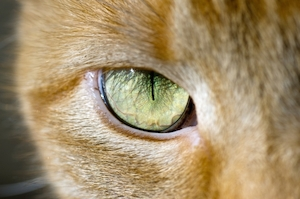
%> input picture data/data/demosaic/cat.jpg, 300 x 199 px
$ octave findLines.m   (GNU Octave 9; MATLAB toolbox functions it lacks are replaced by stand-ins)
%> lines starting %> are read from the running program, lines starting %| are printed output that depends on the picture; in (x1, y1, x2, y2) boxes, pixels count from 0 and x2, y2 are one past the last pixel; in counts of white or black regions, pixels touching at a corner belong together; the program's own positions count from 1
### code/code/randomlyShiftChannels.m
function [im, gtShift] = randomlyShiftChannels(im, maxShift)
%
% RANDOMLYSHIFTCHANNELS shifts the channels with respect to one another.
%
%   [IM, GTSHIFT] = RANDOMLYSHIFTCHANNELS(IM, MAXSHIFT) randomly shifts the
%   second and third channels of IM within the MAXSHIFT range.
%
% This code is part of:
%
%   CMPSCI 670: Computer Vision, Fall 2016
%   University of Massachusetts, Amherst
%   Instructor: Subhransu Maji
%
%   Homework 1: Color images

assert(size(im,3) == 3);

% Randomly sample displacements in I and J coordinates between -maxDisp:maxDisp
shiftI = randi([-maxShift(1) maxShift(1)], [1 2]);
shiftJ = randi([-maxShift(2) maxShift(2)], [1 2]);

% Replace the channels with the shifted versions
im(:,:,2) = circshift(im(:,:,2), [shiftI(1) shiftJ(1)]);
im(:,:,3) = circshift(im(:,:,3), [shiftI(2) shiftJ(2)]);

% Record the true shifts
gtShift = [shiftI'  shiftJ'];

### code/code/moveBlueAround.m
function [ min_im, shift ] = moveBlueAround( im, maxShift )
%UNTITLED2 Summary of this function goes here
%   Detailed explanation goes here

min=sum(sum((im(:,:,1)-im(:,:,2)).^2));
min_im=im;
shift=[0,0];
for i=-maxShift(1):maxShift(1)
    for j=-maxShift(2):maxShift(2)
        imNew(:,:,2)=circshift(im(:,:,2),[i,j]);
        imNew(:,:,1)=im(:,:,1);
        imNew(:,:,3)=im(:,:,3);
        L2=sum(sum((imNew(:,:,1)-imNew(:,:,2)).^2));
        if L2<min
            min=L2;
            min_im=imNew;
            shift=[i,j];
        end
    end
end


end

### code/code/findLines.m

clear all
dataDir = fullfile('C:','Users','Terry','Documents','2016 School Year','Computer Vision',...
    'p1_code.tar','data','data','demosaic');


thisImage = fullfile(dataDir,'cat.jpg');
im = imread(thisImage);
%> im is the input picture: size 199x300x3 uint8; mean R, G, B 163.4, 143, 107.6
im = im2double(im);
%> im: size 199x300x3 double
figure
image(im)
maxShift = [15 15];

% Randomly shift channels
[channels, gtShift]  = randomlyShiftChannels(im, maxShift);
%> in randomlyShiftChannels, `im(:,:,2) = circshift(im(:,:,2), [shiftI(1) shiftJ(1)]);`:
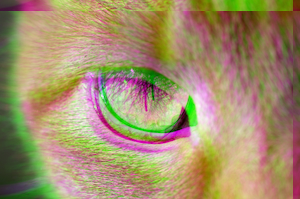
%> im: size 199x300x3 double; mean R, G, B 0.641, 0.561, 0.422; mean of the top-left, top-right, bottom-left and bottom-right quarters 0.564, 0.444, 0.56, 0.597
%> in randomlyShiftChannels, `im(:,:,3) = circshift(im(:,:,3), [shiftI(2) shiftJ(2)]);`:
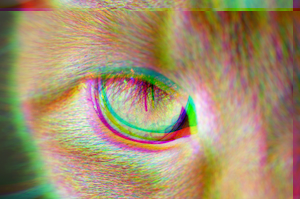
%> im: size 199x300x3 double; mean R, G, B 0.641, 0.561, 0.422; mean of the top-left, top-right, bottom-left and bottom-right quarters 0.562, 0.44, 0.562, 0.6
%> gtShift = [11 -7; 8 0]
figure
image(channels)

s=size(channels);
%> s = [199 300 3]

%finding edges by subtracting each R,G,B plate from itself shifted over one
%pixels whose right neighbor is about the same value become grey, while the
%others become R,G, or B
diff=channels(1:s(1)-1,:,:)-channels(2:s(1),:,:);
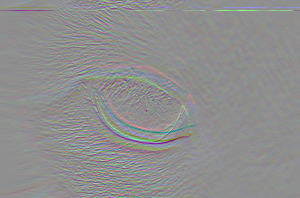
%> diff: size 198x300x3 double; mean R, G, B -0.000261, 2.96e-05, 2.22e-05; drawn with min black and max white
%normalize so we can see the image
mn=min(min(min(diff)));
%> mn = -0.702
mx=max(max(max(diff)));
%> mx = 0.549
diff=(diff-mn)/(mx-mn);


%most pixels in the image have the same value in each RGB plate so find the
%mode of each plate
R=diff(:,:,1);
G=diff(:,:,2);
B=diff(:,:,3);
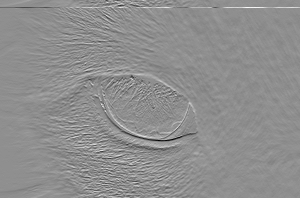
%> B: size 198x300 double; min 0, max 0.991, mean 0.561
md_R=mode(mode(R));
%> md_R = 0.561
md_G=mode(mode(G));
%> md_G = 0.561
md_B=mode(mode(B));
%> md_B = 0.561

%then if the pixel value is very close to the mode make it 0 while if it is
%far away make it 1
R=abs(R-md_R)>=10^-1;
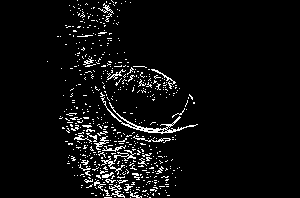
%> R: size 198x300 logical; 5.1% white in thin lines or dots, all inside (x1, y1, x2, y2) = (47, 0, 198, 198)
G=abs(G-md_G)>=10^-1;
%> G: size 198x300 logical; 5.8% white in thin lines or dots
B=abs(B-md_B)>=10^-1;
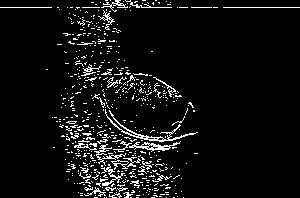
%> B: size 198x300 logical; 6.5% white in thin lines or dots

%create a new image with the intense edges
imag_new(:,:,1)=R;
imag_new(:,:,2)=B;
imag_new(:,:,3)=G;
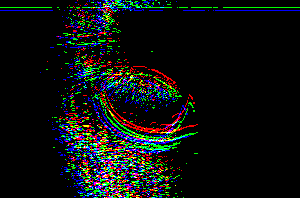
%> imag_new: size 198x300x3 logical; mean R, G, B 0.0513, 0.0646, 0.0582


% [6 lines of commented-out code are left out]
[min_im, shiftB]=moveBlueAround(imag_new);
%> in moveBlueAround, `min=sum(sum((im(:,:,1)-im(:,:,2)).^2));`: min = 5541
%> the run ends on the next line

$ run again, with data/data/demosaic/pencils.jpg copied over data/data/demosaic/cat.jpg
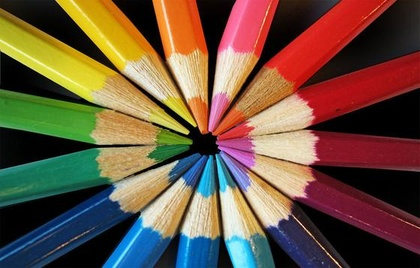
%> input picture data/data/demosaic/pencils.jpg, 420 x 268 px, shrunk from 560 x 357 before the run
%> im is the input picture: size 268x420x3 uint8; mean R, G, B 108.1, 84.4, 64.3
%> gtShift = [11 -7; 8 0]
%> mn = -0.902
%> mx = 1
%> `B=diff(:,:,3);`:
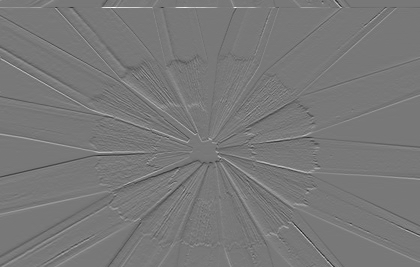
%> B: size 267x420 double; min 0.111, max 1, mean 0.474
%> md_R = 0.474
%> `imag_new(:,:,3)=G;`:
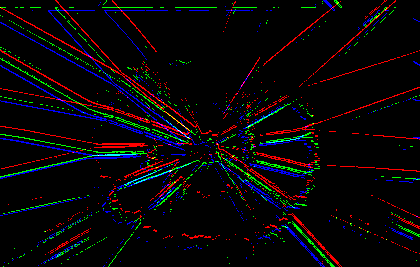
%> imag_new: size 267x420x3 logical; mean R, G, B 0.0354, 0.0255, 0.0313
%> min = 6659
